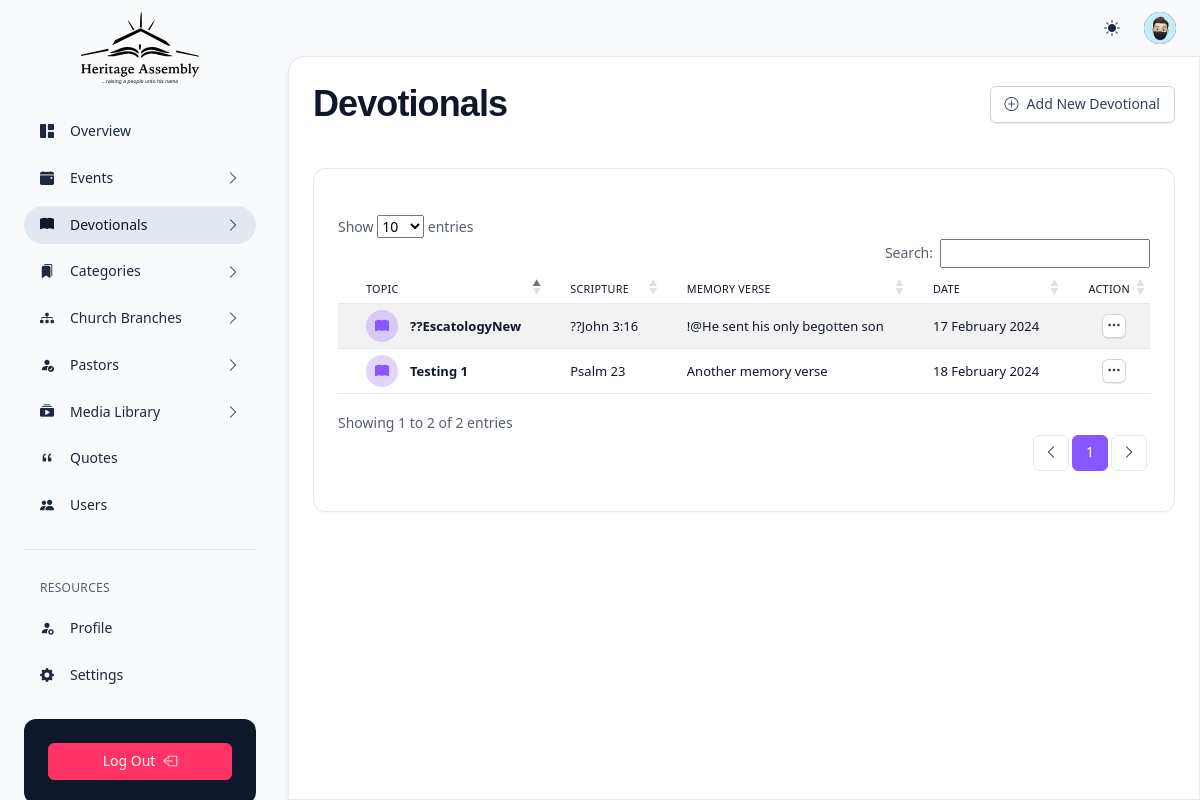
Page /devotionals.php (signed in) on the committed database.
### tables this page shows
CREATE TABLE `tbl_devotionals` (
  `id` int(11) NOT NULL,
  `topic` varchar(100) NOT NULL,
  `scripture` varchar(100) NOT NULL,
  `memoryVerse` varchar(255) NOT NULL,
  `firstParagraph` longtext DEFAULT NULL,
  `secondParagraph` longtext DEFAULT NULL,
  `thirdParagraph` longtext DEFAULT NULL,
  `prayer` longtext DEFAULT NULL,
  `dateCreated` datetime DEFAULT current_timestamp()
);

### devotionals.php (the view, shortened to what this page needs)
<?php
    include "./components/header.php";
    require_once "./auth/delete.php";
?>
    <div class="d-flex flex-column flex-lg-row h-lg-100 gap-1">
        <?php include "./components/side-nav.php"; ?>
        <div class="flex-lg-fill overflow-x-auto ps-lg-1 vstack vh-lg-100 position-relative">
            <?php include "./components/topnav.php"; ?>
            <div class="flex-fill overflow-y-lg-auto scrollbar bg-body rounded-top-4 rounded-top-start-lg-4 rounded-top-end-lg-0 border-top border-lg shadow-2">
                <main class="container-fluid px-3 py-5 p-lg-6 p-xxl-8">
                    <div class="mb-6 mb-xl-10">
                        <div class="row g-3 align-items-center">
                            <div class="col">
                                <h1 class="ls-tight">Devotionals</h1>
                            </div>
                            <div class="col">
                                <div class="hstack justify-content-end">
                                    <a href="new-devotional" class="btn d-inline-flex btn-sm btn-neutral"><span class="pe-2"><i class="bi bi-plus-circle"></i></span> <span>Add New Devotional</span></a>
                                </div>
                            </div>
                        </div>
                    </div>
                    <div class="row g-3 g-xxl-6">
                        <div class="col-xxl-12">
                            <div class="vstack gap-3 gap-md-6">
                                <div class="card">
                                    <div class="card-body pb-0">
                                        <div class="table-responsive mb-10 mt-5">
                                            <table id="devotionals" class="table table-hover table-striped table-sm table-nowrap">
                                                <thead>
                                                    <tr>
                                                        <th scope="col">
                                                            <div class="d-flex align-items-center gap-2 ps-1">
                                                                <span>Topic</span>
                                                            </div>
                                                        </th>
                                                        <th scope="col">Scripture</th>
                                                        <th scope="col">Memory Verse</th>
                                                        <th scope="col">Date</th>
                                                        <th scope="col" class="d-none text-end d-xl-table-cell">Action</th>
                                                    </tr>
                                                </thead>
                                                <tbody>
                                                    <?php
                                                    $select_query = "SELECT * FROM tbl_devotionals ORDER BY dateCreated ASC";
                                                        $result = mysqli_query($conn, $select_query);
                                                        if (mysqli_num_rows($result) > 0) {
                                                            while($row = mysqli_fetch_assoc($result)) {
                                                                $topic = $row['topic'];
                                                                $scripture = $row['scripture'];
                                                                $memoryVerse = $row['memoryVerse'];
                                                                $dateCreated = $row['dateCreated'];
                                                                $date = strtotime($dateCreated);
                                                    ?>
                                                    <tr>
                                                        <td>
                                                            <div class="d-flex align-items-center gap-3 ps-1">
                                                                <div class="d-xl-inline-flex icon icon-shape w-rem-8 h-rem-8 rounded-circle text-sm bg-primary bg-opacity-25 text-primary"><i class="bi bi-book-fill"></i></div>
                                                                <div><span class="d-block text-heading fw-bold"><?php echo $topic; ?></span></div>
                                                            </div>
                                                        </td>
                                                        <td><?php echo $scripture; ?></td>
                                                        <td><?php echo $memoryVerse; ?></td>
                                                        <td><?php echo date('j F Y', $date); ?></td>
                                                        <td class="text-end">
                                                            <div class="dropdown">
                                                            <button type="button" class="btn btn-sm btn-square btn-neutral w-rem-6 h-rem-6" data-bs-toggle="dropdown" aria-haspopup="false" aria-expanded="false"><i class="bi bi-three-dots"></i></button>
                                                            </div>
                                                        </td>
                                                    </tr>
                                                    <?php
                                                            }
                                                        }
                                                    ?>
                                                </tbody>
                                            </table>
                                        </div>
                                    </div>
                                </div>
                            </div>
                        </div>
                    </div>
                </main>
            </div>
        </div>
    </div>
<?php
include "./components/footer.php";
?>

### assets/css/utility.css (style rules this page uses)
[class*=shadow] { transition: all .15s ease-in-out }
.overflow-x-auto { overflow-x: auto!important }
.d-block { display: block!important }
.d-flex { display: flex!important }
.d-inline-flex { display: inline-flex!important }
.d-none { display: none!important }
.shadow-2 { box-shadow: 0 6px 6px -1px rgba(10,22,70,.1),0 0 1px rgba(10,22,70,.06)!important }
.position-relative { position: relative!important }
.border-top { border-top: var(--x-border-width)var(--x-border-style)var(--x-border-color)!important }
.flex-fill { flex: auto!important }
.flex-column { flex-direction: column!important }
.justify-content-end { justify-content: flex-end!important }
.align-items-center { align-items: center!important }
.mt-5 { margin-top: 1.25rem!important }
.mb-6 { margin-bottom: 1.5rem!important }
.mb-10 { margin-bottom: 2.5rem!important }
.px-3 { padding-left: .75rem!important; padding-right: .75rem!important }
.py-5 { padding-top: 1.25rem!important; padding-bottom: 1.25rem!important }
.pe-2 { padding-right: .5rem!important }
.pb-0 { padding-bottom: 0!important }
.ps-1 { padding-left: .25rem!important }
.gap-1 { gap: .25rem!important }
.gap-2 { gap: .5rem!important }
.gap-3 { gap: .75rem!important }
.fw-bold { font-weight: 600!important }
.text-end { text-align: right!important }
.text-primary,.text-primary-hover:hover { --x-text-opacity: 1; color: rgba(var(--x-primary-rgb),var(--x-text-opacity))!important }
.text-heading { --x-text-opacity: 1; color: var(--x-heading-color)!important }
.bg-primary,.bg-primary-hover:hover { --x-bg-opacity: 1; background-color: rgba(var(--x-primary-rgb),var(--x-bg-opacity))!important }
.bg-body { --x-bg-opacity: 1; background-color: rgba(var(--x-body-bg-rgb),var(--x-bg-opacity))!important }
.bg-body-tertiary { --x-bg-opacity: 1; background-color: rgba(var(--x-tertiary-bg-rgb),var(--x-bg-opacity))!important }
.bg-opacity-25 { --x-bg-opacity: .25 }
.rounded-circle { border-radius: 50%!important }
.rounded-top-4 { border-top-left-radius: 1rem!important; border-top-right-radius: 1rem!important }
.text-sm { font-size: .875rem!important }
.ls-tight { letter-spacing: -.025em!important }
.w-rem-6 { width: 1.5rem!important }
.w-rem-8 { width: 2rem!important }
.h-rem-6 { height: 1.5rem!important }
.h-rem-8 { height: 2rem!important }
@media (min-width: 768px) { .gap-md-6 { gap: 1.5rem!important } }
@media (min-width: 992px) { .overflow-y-lg-auto { overflow-y:auto!important } }
@media (min-width: 992px) { .border-lg { border: var(--x-border-width)var(--x-border-style)var(--x-border-color)!important } }
@media (min-width: 992px) { .h-lg-100 { height: 100%!important } }
@media (min-width: 992px) { .vh-lg-100 { height: 100vh!important } }
@media (min-width: 992px) { .flex-lg-fill { flex: auto!important } }
@media (min-width: 992px) { .flex-lg-row { flex-direction: row!important } }
@media (min-width: 992px) { .p-lg-6 { padding: 1.5rem!important } }
@media (min-width: 992px) { .ps-lg-1 { padding-left: .25rem!important } }
@media (min-width: 992px) { .rounded-top-start-lg-4 { border-top-left-radius: 1rem!important } }
@media (min-width: 992px) { .rounded-top-end-lg-0 { border-top-right-radius: 0!important } }
@media (min-width: 1200px) { .d-xl-table-cell { display:table-cell!important } }
@media (min-width: 1200px) { .d-xl-inline-flex { display: inline-flex!important } }
@media (min-width: 1200px) { .mb-xl-10 { margin-bottom: 2.5rem!important } }

### rows in the picture
tbl_devotionals: topic "??EscatologyNew", scripture "??John 3:16", memoryVerse "!@He sent his only begotten son", dateCreated "17 February 2024"
tbl_devotionals: topic "Testing 1", scripture "Psalm 23", memoryVerse "Another memory verse", dateCreated "18 February 2024"
